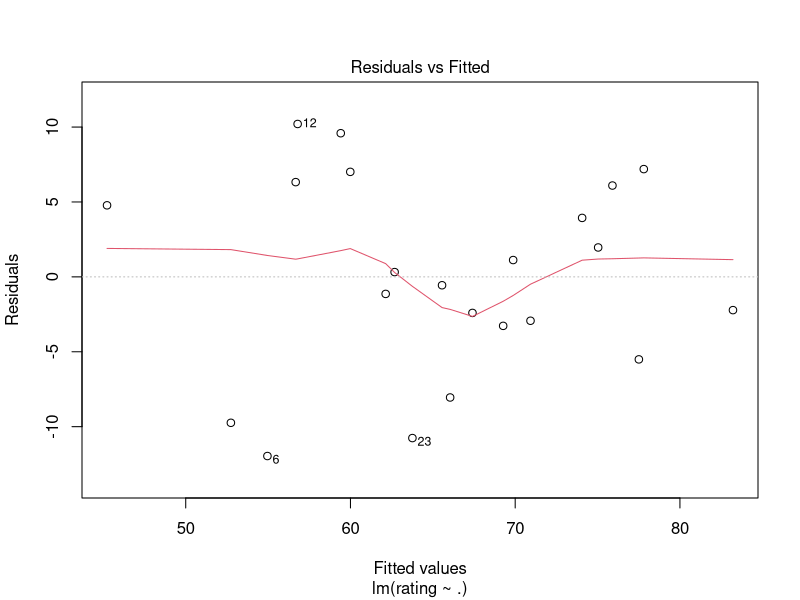
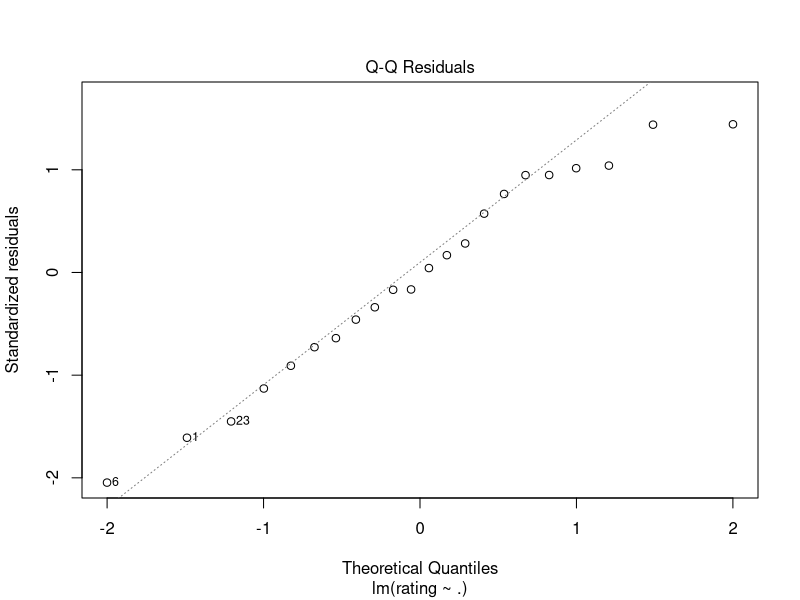
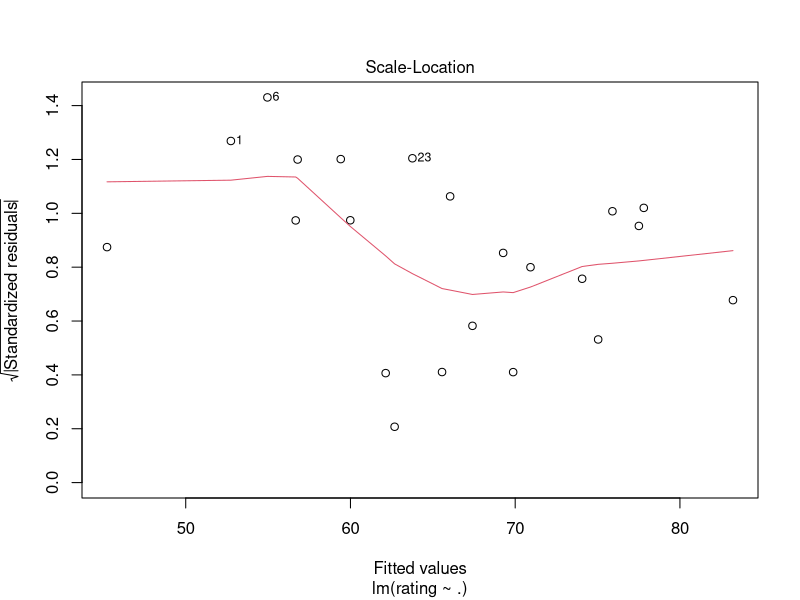
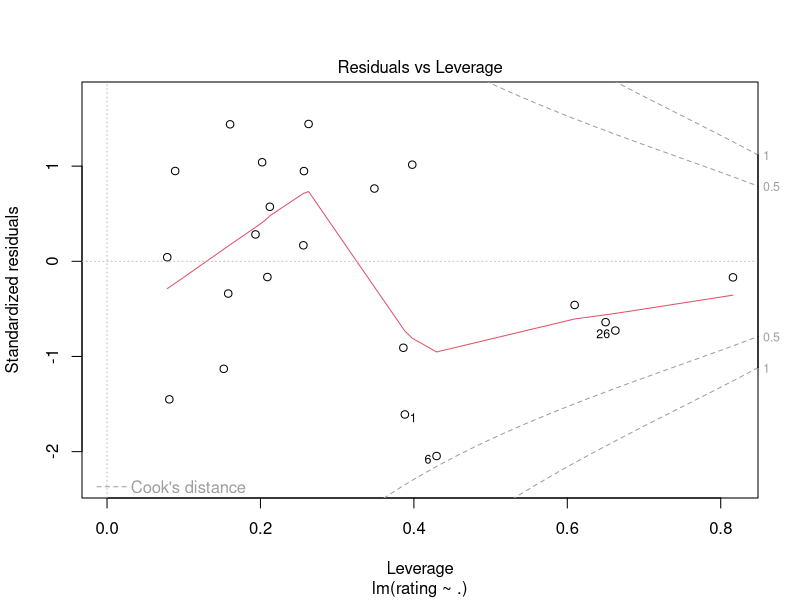
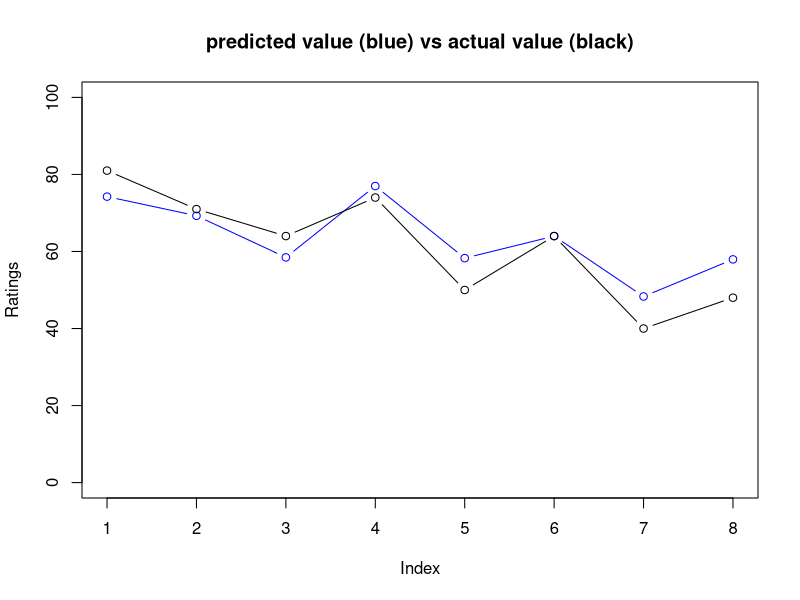

Write the R code that produced these figures, in order.
# Machine Learning Program.
# Implementation of machine learning by fitting a regression model on the data and
# performing predictive analysis of the data.

data <- attitude
print("Actual data is :-")
print(data)

index <- sample(1:nrow(data),0.75 * nrow(data))

# I have divided the original data set into two parts :- test and train
# train data set is used to fit the regression model 
# test data set is used to test the regression model and perform the predictive analysis 

train <- data[index,]
test <-data[-index,]

print("Fitting of regression model on the data")
lm_fit<- lm(rating~.,data = train)

plot(lm_fit)

pr_lm <- as.data.frame(predict(lm_fit,test))

finalOutput <- cbind(pr_lm,test$rating)
colnames(finalOutput) <- c("predicted values","actual values")

print(finalOutput)

plot.default(pr_lm,type = "b",col = "blue",ylim = c(0,100),ylab = "Ratings",main = "predicted value (blue) vs actual value (black)")
lines(test$rating,type = "b")

mape <- (mean(abs(test$rating - finalOutput$`predicted values`)/test$rating) * 100)
print("mean absolute percentage error is:- ")
print(mape)